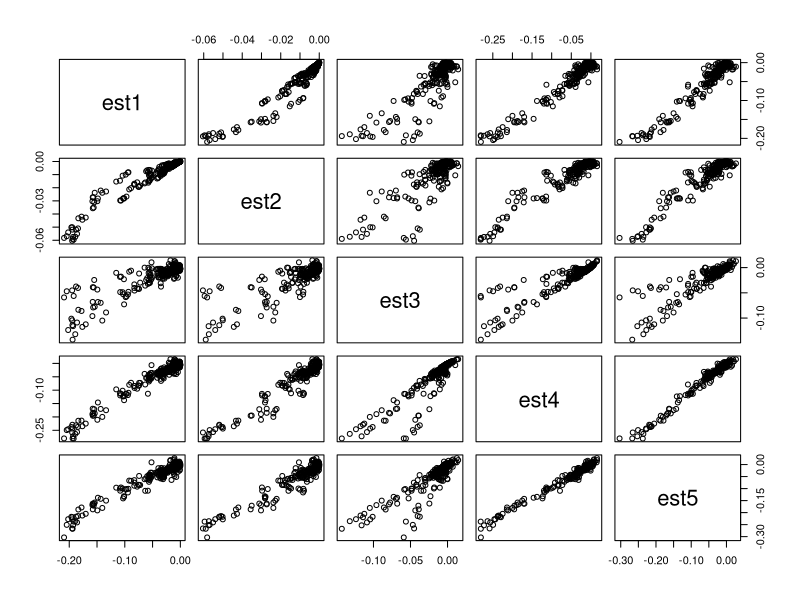
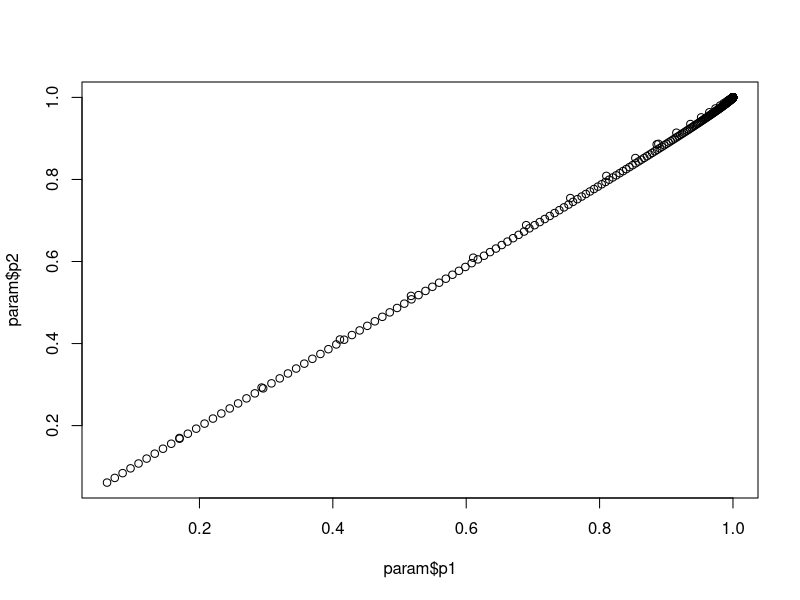
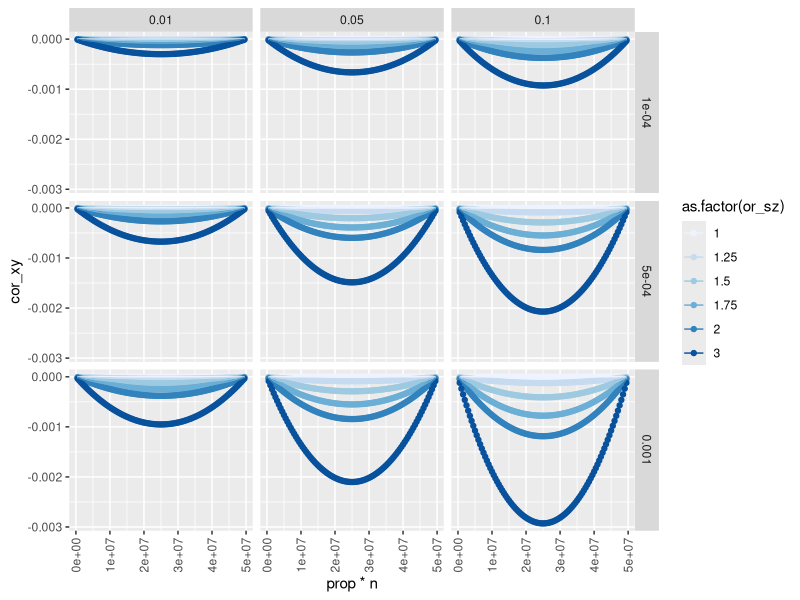
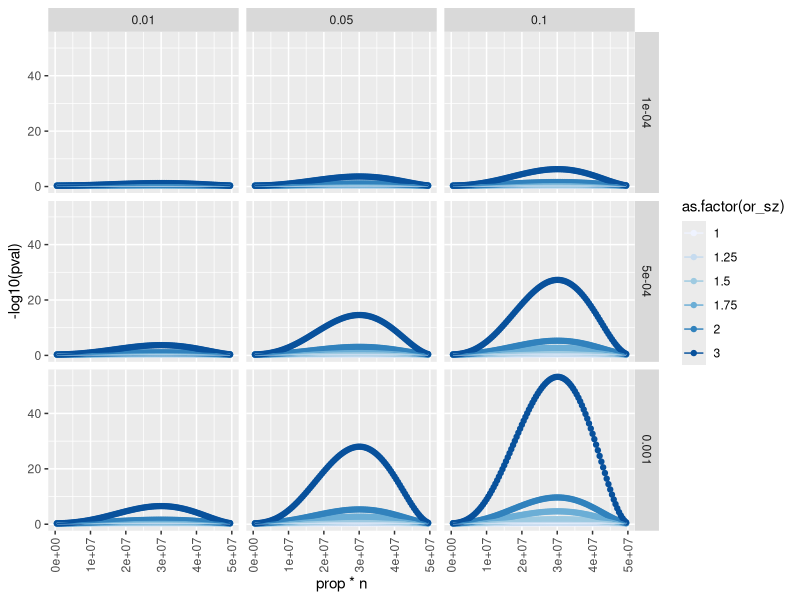
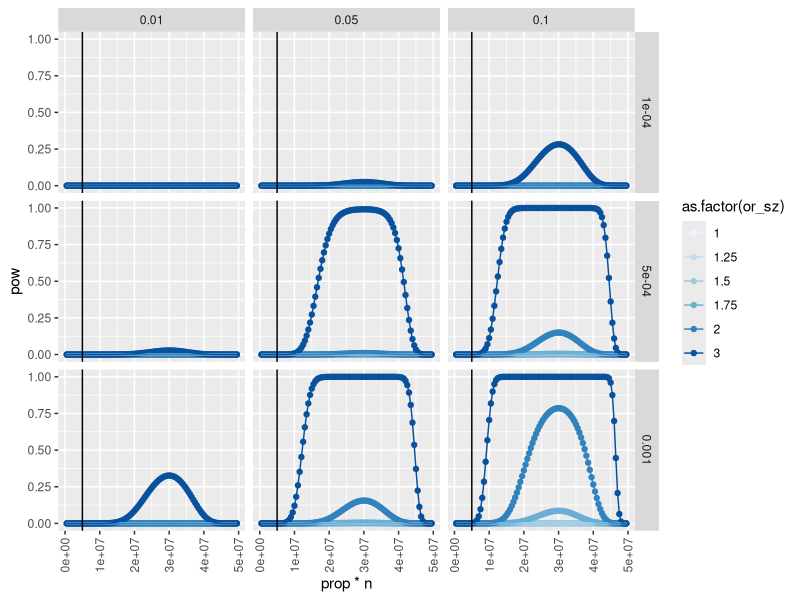

Here is the R script that generated these plots, in order:
## ---- chunk 1
knitr::opts_chunk$set(
  collapse = TRUE,
  comment = "#>"
)
## ---- chunk 2
suppressWarnings(suppressPackageStartupMessages({
  library(knitr)
  library(ggplot2)
  library(dplyr)
  library(pwr)
}))
knitr::opts_chunk$set(echo=TRUE, message=FALSE, warning=FALSE, dev="png")
## ---- chunk 3
set.seed(20200420)
n <- 100000
x <- rnorm(n)
y <- rnorm(n)
b_xy <- 0
b_xs <- 6
b_ys <- 8
b_sz <- 5
s <- x * b_xs + y * b_ys + rnorm(n)
z <- s * b_sz + rnorm(n)
## ---- chunk 4
(b_xy * var(s) * var(x) - b_xs * b_ys * var(x) * var(y)) / (b_ys^2 * var(x) * var(y) + var(x))
lm(y ~ x + s)$coef[2]
## ---- chunk 5
b_xz <- lm(z ~ x)$coef[2]
b_yz <- lm(z ~ y)$coef[2]
(b_xy * var(z) * var(x) - b_xz * b_yz * var(x) * var(y)) / (b_yz^2 * var(x) * var(y) + var(x))
lm(y ~ x + z)$coef[2]
## ---- chunk 6
n <- 100000
maf <- 0.3
x <- rbinom(n, 2, maf)
y <- rnorm(n, sd=3)
s <- x * 6 + y * 8 + rnorm(n)
z <- s * 5 + rnorm(n)
## ---- chunk 7
(b_xy * var(s) * var(x) - b_xs * b_ys * var(x) * var(y)) / (b_ys^2 * var(x) * var(y) + var(x))
lm(y ~ x + s)$coef[2]
## ---- chunk 8
b_xz <- lm(z ~ x)$coef[2]
b_yz <- lm(z ~ y)$coef[2]
(b_xy * var(z) * var(x) - b_xz * b_yz * var(x) * var(y)) / (b_yz^2 * var(x) * var(y) + var(x))
lm(y ~ x + z)$coef[2]
## ---- chunk 9
x <- rbinom(n, 2, maf)
y <- rnorm(n)
s <- x * b_xs + y * b_ys
l <- b_sz*s
pr <- 1 / (1 + exp(-l))
z <- rbinom(n, 1, pr)
table(z)
## ---- chunk 10
b_xz <- lm(z ~ x)$coef[2]
b_yz <- lm(z ~ y)$coef[2]
(b_xy * var(z) * var(x) - b_xz * b_yz * var(x) * var(y)) / (b_yz^2 * var(x) * var(y) + var(x)*var(z))
(b_xy * var(z) * var(x) - b_xz * b_yz * var(x) * var(y)) / (b_yz^2 * var(x) * var(y) + var(x))
lm(y ~ x + z)$coef[2]
lm(y[z==1] ~ x[z==1])$coef[2]
## ---- chunk 11
library(dplyr)
param <- expand.grid(
	n = 100000,
	maf = c(0.1, 0.5, 0.7),
	b_xy = c(0, 0.3),
	b_xs = c(0.1, 0.6),
	b_ys = c(0.4, 0.8),
	b_sz = c(0.4, 0.8),
	sdy = c(1, 3),
	alpha = c(0, 1, 2),
	sim=1
)

out <- list()
for(i in 1:nrow(param))
{
	message(i)
	pa <- param[i, ]
	x <- rbinom(pa$n, 2, pa$maf)
	y <- rnorm(pa$n, sd=pa$sdy)
	s <- x * pa$b_xs + y * pa$b_ys
	l <- pa$alpha + pa$b_sz*s
	pr <- 1 / (1 + exp(-l))
	z <- rbinom(pa$n, 1, pr)
	b_xz <- cov(x,z) / var(x)
	b_yz <- cov(y,z) / var(y)
	pa$est1 <- (b_xy * var(z) * var(x) - b_xz * b_yz * var(x) * var(y)) / (b_yz^2 * var(x) * var(y) + var(x)*var(z))
	pa$est2 <- (b_xy * var(z) * var(x) - b_xz * b_yz * var(x) * var(y)) / (b_yz^2 * var(x) * var(y) + var(x))
	pa$est3 <- (cov(x,y)/sd(x) - cov(x,z) * cov(y, z) / var(z)) / (1 - cov(x,z)^2/var(z))
	pa$est4 <- lm(y ~ x + z)$coef[2]
	pa$est5 <- cov(y[z==1], x[z==1]) / var(x[z==1])
	out[[i]] <- pa
}

out <- bind_rows(out)
subset(out, select=c(est1, est2, est3, est4, est5)) %>% pairs
subset(out, select=c(est1, est2, est3, est4, est5)) %>% cor
## ---- chunk 12
x <- rbinom(n, 2, maf)
y <- rnorm(n)
s <- x * b_xs + y * b_ys
l <- b_sz*s
pr <- 1 / (1 + exp(-l))
z <- rbinom(n, 1, pr)
table(z)
b_xz <- lm(z ~ x)$coef[2]
b_yz <- lm(z ~ y)$coef[2]
(b_xy * var(z) * var(x) - b_xz * b_yz * var(x) * var(y)) / (b_yz^2 * var(x) * var(y) + var(x)*var(z))
(b_xy * var(z) * var(x) - b_xz * b_yz * var(x) * var(y)) / (b_yz^2 * var(x) * var(y) + var(x))
lm(y ~ x + z)$coef[2]
lm(y[z==1] ~ x[z==1])$coef[2]
## ---- chunk 13
b_xs = cov(x,s)/var(x)
b_ys = cov(y,s)/var(y)
b_sz = cov(s,z)/var(s)
(b_xy * var(z) * var(x) - b_xz * b_yz * var(x) * var(y)) / (b_yz^2 * var(x) * var(y) + var(x)*var(z))
(b_xy * var(z) * var(x) - b_xs * b_sz * b_ys * b_sz * var(x) * var(y)) / ((b_ys * b_sz)^2 * var(x) * var(y) + var(x)*var(z))
## ---- chunk 14
x <- rbinom(n, 2, maf)
y <- rnorm(n)
s <- x * b_xs + y * b_ys
l <- b_sz*s
pr <- 1 / (1 + exp(-l))
z <- rbinom(n, 1, pr)
b_xz <- lm(z ~ x)$coef[2]
b_yz <- lm(z ~ y)$coef[2]
logor = glm(z ~ s, family="binomial")$coef[2]

# estimate lm
bhat_sz = lm(z ~ s)$coef[2]

# convert beta to logor
prop <- sum(z == 1) / length(z)
mu <- prop * (1 - prop)

# get beta from logOR
logor * mu
cov(s,z)/var(s)

lm(y[z==1] ~ x[z==1])$coef[2]
b_xs = cov(x,s)/var(x)
b_ys = cov(y,s)/var(y)
b_sz = cov(s,z)/var(s)

(b_xy * var(z) * var(x) - b_xz * b_yz * var(x) * var(y)) / (b_yz^2 * var(x) * var(y) + var(x)*var(z))
(b_xy * var(z) * var(x) - b_xs * b_sz * b_ys * b_sz * var(x) * var(y)) / ((b_ys * b_sz)^2 * var(x) * var(y) + var(x)*var(z))
(b_xy * var(z) * var(x) - b_xs * logor * mu * b_ys * logor * mu * var(x) * var(y)) / ((b_ys * logor * mu)^2 * var(x) * var(y) + var(x)*var(z))

## ---- chunk 15
n <- 10000
maf <- 0.3
rsq_gs <- 0.1
rsq_xs <- 0.2
vx <- 1
vs <- 1
rsq_s <- rsq_gs + rsq_xs
g <- rbinom(n,2,maf)
x <- rnorm(n)
b_gs <- sqrt(rsq_gs * vs / (2*maf*(1-maf)))
b_xs <- sqrt(rsq_xs * vs / vx)
ve <- vs - b_gs^2 * 2*maf*(1-maf) - b_xs^2 * vx
s <- g * b_gs + x * b_xs + rnorm(n, sd=sqrt(ve))
var(s)
cor(g, s)^2
cor(x, s)^2
## ---- chunk 16
# input parameters
n = 100000
prop <- 0.3
or_sz <- 2.5
b_xy = 0
rsq_xs = 0.05
rsq_ys = 0.1
maf = 0.3
vy = 1
vs = 1

# infer
logor_sz <- log(or_sz)
vz <- prop * (1-prop)
vx <- 2 * maf * (1-maf)
b_xs <- sqrt(rsq_xs * vs / (2*maf*(1-maf)))
b_ys <- sqrt(rsq_ys * vs / vy)
ve <- vs - b_xs^2 * 2*maf*(1-maf) - b_ys^2 * vy
alpha <- log((1 - prop)/prop)

# generate
y <- rnorm(n)
x <- rbinom(n, 2, maf)
s <- x * b_xs + y * b_ys + rnorm(n, sd=sqrt(ve))
cor(s,x)^2
cor(s,y)^2
l <- alpha + logor_sz * s
pr <- 1 / (1 + exp(-l))
z <- rbinom(n, 1, pr)

# infer
lm(y[z==1] ~ x[z==1])$coef[2]
cor(y[z==1], x[z==1])

# derive
bh_xs = cov(x,s)/var(x)
bh_xz = cov(x,z)/var(x)
bh_ys = cov(y,s)/var(y)
bh_yz = cov(y,z)/var(y)
bh_sz = cov(s,z)/var(s)

(b_xy * var(z) * var(x) - bh_xz * bh_yz * var(x) * var(y)) / (bh_yz^2 * var(x) * var(y) + var(x)*var(z))
(b_xy * var(z) * var(x) - cov(x,z)/var(x) * cov(y,z)/var(y) * var(x) * var(y)) / ((cov(y,z)/var(y))^2 * var(x) * var(y) + var(x)*var(z))
(b_xy * vz * vx - b_xs * logor_sz * vz * b_ys * logor_sz * vz * vx * vy) / ((b_ys * logor_sz * vz)^2 * vx * vy + vx*vz)
## ---- chunk 17

param <- expand.grid(
  rsq = seq(0.001, 0.4, by=0.001),
  n = c(100,1000, 10000)
)
for(i in 1:nrow(param))
{
  param$p1[i] <- power.anova.test(groups=2, n=param$n[i], between.var=param$rsq[i], within.var=1-param$rsq[i],sig.level=0.05)$power
  param$p2[i] <- pwr.r.test(n=param$n[i],r=sqrt(param$rsq[i]),sig.level=0.05)$power
}
plot(param$p1, param$p2)

## ---- chunk 18
simulate_y_structure <- function(n, prop, or_sz, b_xy, rsq_xs, rsq_ys, maf, vy=1, vs=1, sig.level=5e-8)
{
  # infer
  logor_sz <- log(or_sz)
  vz <- prop * (1-prop)
  vx <- 2 * maf * (1-maf)
  b_xs <- sqrt(rsq_xs * vs / (2*maf*(1-maf)))
  b_ys <- sqrt(rsq_ys * vs / vy)
  ve <- vs - b_xs^2 * 2*maf*(1-maf) - b_ys^2 * vy
  alpha <- log((1 - prop)/prop)
  bh_xy <- (b_xy * vz * vx - b_xs * logor_sz * vz * b_ys * logor_sz * vz * vx * vy) / ((b_ys * logor_sz * vz)^2 * vx * vy + vx*vz)
  cor_xy <- sqrt(bh_xy^2 * vx / vy) * sign(bh_xy)
  pow <- power.anova.test(groups=2, n=n * prop, between.var=cor_xy^2, within.var = 1 - cor_xy^2, sig.level=sig.level)$power
  ns <- n * prop
  se <- sqrt((1 - cor_xy^2) * vs / (ns * vx))
  pval <- pnorm(abs(bh_xy / se), lower.tail=FALSE)
  return(list(bh_xy=bh_xy, cor_xy=cor_xy, pow=pow, se=se, pval=pval, ns=ns))
}
simulate_y_structure(n=50000000, prop=0.8, 2, 0, 0.001, 0.1, 0.5)
simulate_y_structure(n=50000000, prop=0.2, 2, 0, 0.001, 0.1, 0.5)
## ---- chunk 19
param <- expand.grid(
  n = 50000000,
  prop = seq(0.01,0.99,by=0.01),
  or_sz = c(1, 1.25, 1.5, 1.75, 2, 3),
  b_xy = c(0),
  rsq_xs = c(0.0001,0.0005, 0.001),
  rsq_ys = c(0.01, 0.05, 0.1),
  maf = 0.3
)
dim(param)

res <- lapply(1:nrow(param), function(x) {
  P <- param[x,]
  o <- simulate_y_structure(n=P$n, prop=P$prop, P$or_sz, P$b_xy, P$rsq_xs, P$rsq_ys, P$maf)
  as_tibble(c(P, o))
}) %>% bind_rows()

ggplot(res, aes(x=prop*n, y=cor_xy, group=as.factor(or_sz))) +
  geom_point(aes(colour=as.factor(or_sz))) +
  geom_line(aes(colour=as.factor(or_sz))) +
  facet_grid(rsq_xs ~ rsq_ys) +
  scale_colour_brewer() +
  theme(axis.text.x=element_text(angle=90, hjust=1, vjust=0.5))

ggplot(res, aes(x=prop*n, y=-log10(pval), group=as.factor(or_sz))) +
  geom_point(aes(colour=as.factor(or_sz))) +
  geom_line(aes(colour=as.factor(or_sz))) +
  facet_grid(rsq_xs ~ rsq_ys) +
  scale_colour_brewer() +
  theme(axis.text.x=element_text(angle=90, hjust=1, vjust=0.5))

ggplot(res, aes(x=prop*n, y=pow, group=as.factor(or_sz))) +
  geom_point(aes(colour=as.factor(or_sz))) +
  geom_line(aes(colour=as.factor(or_sz))) +
  facet_grid(rsq_xs ~ rsq_ys) +
  geom_vline(xintercept=5000000) +
  scale_colour_brewer() +
  theme(axis.text.x=element_text(angle=90, hjust=1, vjust=0.5))
## ---- chunk 20
# simulate SNP
x1 = rbinom(10000, 2, 0.4)

# liability
z = 1 + 0.2*x1
mean(z)

# probability of case
pr = 1/(1+exp(-z))

# sample cases
y = rbinom(10000,1,pr)
table(y)

#now feed it to glm:
(logor = glm(y ~ x1, family="binomial")$coef[2])

# estimate lm
cov(x1,y) / var(x1)
(beta = lm(y ~ x1)$coef[2])

# convert beta to logor
prop <- sum(y == 1) / length(y)
mu <- prop * (1 - prop)
beta / mu

# Is it different when you use the known intercept?
propt <- (1 / (1+exp(-1)))
mut <- propt * (1 - propt)
beta / mut
